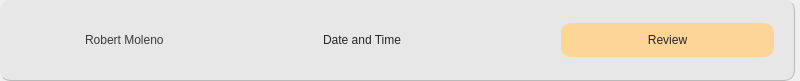
<?xml version="1.0" encoding="UTF-8"?>
<ui version="4.0">
 <class>Form</class>
 <widget class="QWidget" name="Form">
  <property name="geometry">
   <rect>
    <x>0</x>
    <y>0</y>
    <width>800</width>
    <height>81</height>
   </rect>
  </property>
  <property name="windowTitle">
   <string>Form</string>
  </property>
  <layout class="QHBoxLayout" name="horizontalLayout">
   <property name="leftMargin">
    <number>0</number>
   </property>
   <property name="topMargin">
    <number>0</number>
   </property>
   <property name="rightMargin">
    <number>5</number>
   </property>
   <property name="bottomMargin">
    <number>0</number>
   </property>
   <item>
    <widget class="QFrame" name="webAppointmentFrame">
     <property name="sizePolicy">
      <sizepolicy hsizetype="Expanding" vsizetype="Fixed">
       <horstretch>0</horstretch>
       <verstretch>0</verstretch>
      </sizepolicy>
     </property>
     <property name="maximumSize">
      <size>
       <width>16777215</width>
       <height>81</height>
      </size>
     </property>
     <property name="styleSheet">
      <string notr="true">#webAppointmentFrame{
	border-radius:10px;
	background-color:rgb(231, 231, 231);
	border-bottom:1px solid rgb(185, 185, 185);
	border-right:1px solid rgb(185, 185, 185);
}

</string>
     </property>
     <property name="frameShape">
      <enum>QFrame::NoFrame</enum>
     </property>
     <layout class="QHBoxLayout" name="horizontalLayout_35">
      <property name="spacing">
       <number>25</number>
      </property>
      <property name="leftMargin">
       <number>20</number>
      </property>
      <property name="topMargin">
       <number>20</number>
      </property>
      <property name="rightMargin">
       <number>20</number>
      </property>
      <property name="bottomMargin">
       <number>20</number>
      </property>
      <item>
       <widget class="QLabel" name="profileIcon">
        <property name="maximumSize">
         <size>
          <width>40</width>
          <height>40</height>
         </size>
        </property>
        <property name="styleSheet">
         <string notr="true"/>
        </property>
        <property name="text">
         <string/>
        </property>
        <property name="pixmap">
         <pixmap resource="../resource.qrc">:/Icons/Icons/UserIcon.png</pixmap>
        </property>
        <property name="scaledContents">
         <bool>true</bool>
        </property>
       </widget>
      </item>
      <item>
       <widget class="QLabel" name="ownerName">
        <property name="styleSheet">
         <string notr="true">font: 81 14pt &quot;Montserrat ExtraBold&quot;;
color:rgb(57, 57, 57);</string>
        </property>
        <property name="text">
         <string>Robert Moleno</string>
        </property>
       </widget>
      </item>
      <item>
       <widget class="QLabel" name="DateTime">
        <property name="styleSheet">
         <string notr="true">	font: 57 14pt &quot;Montserrat Medium&quot;;
	color:rgb(39, 39, 39);
</string>
        </property>
        <property name="text">
         <string>Date and Time</string>
        </property>
       </widget>
      </item>
      <item>
       <widget class="QPushButton" name="ReviewButton">
        <property name="styleSheet">
         <string notr="true">QPushButton{
	font: 57 14pt &quot;Montserrat Medium&quot;;
	color:rgb(39, 39, 39);
	background-color: #FCD597;
	border-radius: 10px;
	padding:10px 20px 10px 20px;
}
QPushButton:hover{
background-color: rgb(223, 188, 134);
border-radius: 10px;
}</string>
        </property>
        <property name="text">
         <string>Review</string>
        </property>
       </widget>
      </item>
     </layout>
    </widget>
   </item>
  </layout>
 </widget>
 <resources>
  <include location="../resource.qrc"/>
  <include location="resource.qrc"/>
 </resources>
 <connections/>
</ui>
